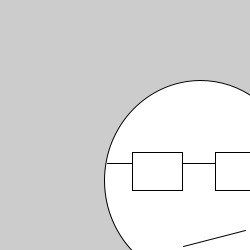
Frame 1 (no input)
Frame 60 (the mouse pressed at the canvas centre just before this capture): identical to frame 1, image omitted
Frame 120 (the mouse held since frame 60 and released just before this capture): identical to frame 1, image omitted

The Processing sketch that drew this single still picture (run headless with seeded random() and noise(); from frame 60 on, the mouse is pressed at the canvas centre):

// Processing sketch: processing_127257
// ── processing_127257.pde

int counter;

void setup() {  //setup function called initially, only once
  size(250, 250);
 
 // body
triangle(100, 410, 200, 200, 300, 410);

// face
ellipse(200, 180, 191, 200);

// hands
ellipse(100, 300, 42, 42);
ellipse(300, 300, 42, 42);

// mouth
line(183, 246, 245, 230);

// glasses frames
line(107, 163, 292, 163);

// glasses lenses
rect(132, 152, 50, 38);
rect(215, 152, 50, 38);
}

void draw() {  //draw function loops 
 
  
}
